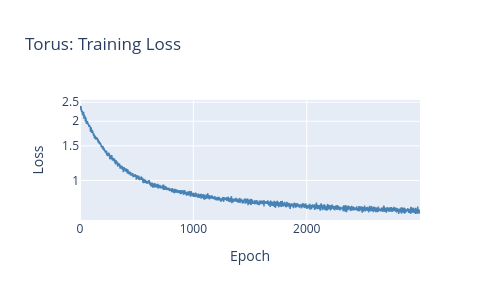
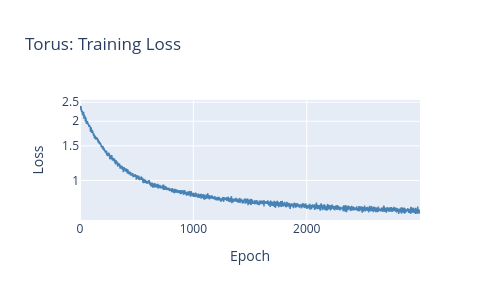

These figures' notebook cell, in order:
### Code cell
print("Training AE on torus data...")
tm_torus, losses_torus = train_and_report(
    torus_dist,
    N_FEAT_TORUS,
    N_HIDDEN,
    n_epochs=3000,
)

plot_loss_curve(losses_torus, "Torus: Training Loss")

### Figure 1 — Plotly figure (JSON) as saved in the notebook; plotly's stock layout.template omitted (floating-point values rounded to 4 significant figures; data arrays with more than 128 entries replaced by an {"elided": "..."} marker saying what was removed)
{"data": [{"line": {"color": "steelblue", "width": 1.5}, "mode": "lines", "type": "scatter", "y": {"elided": "3000 float values"}}], "layout": {"height": 300, "title": {"text": "Torus: Training Loss"}, "width": 500, "xaxis": {"title": {"text": "Epoch"}}, "yaxis": {"title": {"text": "Loss"}, "type": "log"}}}

### Figure 2 — Plotly figure (JSON) as saved in the notebook; plotly's stock layout.template omitted (floating-point values rounded to 4 significant figures; data arrays with more than 128 entries replaced by an {"elided": "..."} marker saying what was removed)
{"data": [{"line": {"color": "steelblue", "width": 1.5}, "mode": "lines", "type": "scatter", "y": {"elided": "3000 float values"}}], "layout": {"height": 300, "title": {"text": "Torus: Training Loss"}, "width": 500, "xaxis": {"title": {"text": "Epoch"}}, "yaxis": {"title": {"text": "Loss"}, "type": "log"}}}
